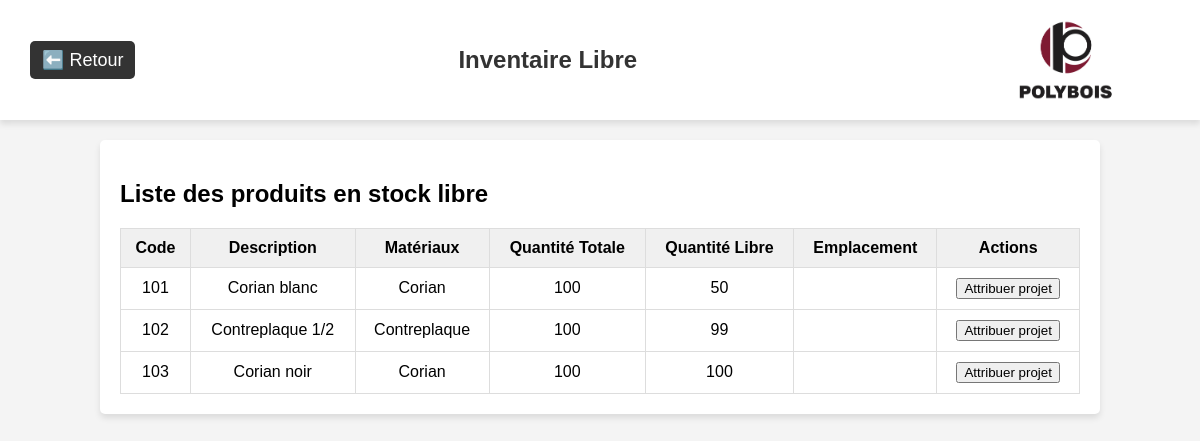
/inventaire/libre, run on the app's committed database.
### app/models/produit.py (models this page shows, shortened)
class Produit(db.Model):
    __tablename__ = 'produit'
    id = db.Column(db.Integer, primary_key=True)
    code = db.Column(db.String(50), unique=True, nullable=False)
    description = db.Column(db.String(255))
    materiaux = db.Column(db.String(100))
    categorie = db.Column(db.String(100))
    quantite = db.Column(db.Integer, default=0)
    historique = db.Column(db.Text, default='[]')  # Historique des modifications, stocké en JSON
    projets_associes = db.relationship("ProduitProjet", back_populates="produit", cascade="all, delete-orphan")
    lignes_achat = db.relationship("LigneAchat", back_populates="produit", cascade="all, delete-orphan")
    lignes_commande = db.relationship("LigneCommandeProduction", back_populates="produit", cascade="all, delete-orphan")
    stocks = db.relationship("Stock", back_populates="produit", cascade="all, delete-orphan")

### app/routes/inventaire_routes.py (the view)
@inventaire_bp.route("/libre")
def inventaire_libre():
    produits = Produit.query.all()
    produits_libres = []
    for produit in produits:
        total_attribue = sum(assoc.quantite for assoc in produit.projets_associes)
        free = produit.quantite - total_attribue
        if free > 0:
            produit.free = free
            produits_libres.append(produit)
    return render_template("inventaire_libre.html", produits=produits_libres)

### app/templates/inventaire_libre.html (shortened to what this page needs)
<!DOCTYPE html>
<html lang="fr">
<head>
</head>
<body>
  <header>
    <a class="return-link" href="/inventaire">⬅️ Retour</a>
    <h1 class="module-title">Inventaire Libre</h1>
    <img class="logo-polybois" src="{{ url_for('static', filename='images/logo.png') }}" alt="Logo Polybois">
  </header>
  <div class="container">
    <h2>Liste des produits en stock libre</h2>
    <table id="produits">
      <thead>
        <tr>
          <th>Code</th>
          <th>Description</th>
          <th>Matériaux</th>
          <th>Quantité Totale</th>
          <th>Quantité Libre</th>
          <th>Emplacement</th>
          <th>Actions</th>
        </tr>
      </thead>
      <tbody>
        {% if produits %}
          {% for produit in produits %}
            <tr>
              <td>{{ produit.code }}</td>
              <td>{{ produit.description }}</td>
              <td>{{ produit.materiaux }}</td>
              <td>{{ produit.quantite }}</td>
              <td>{{ produit.free }}</td>
              <td>{{ produit.emplacement }}</td>
              <td>
                <button onclick="attribuer_projet('{{ produit.code }}')">Attribuer projet</button>
              </td>
            </tr>
          {% endfor %}
        {% else %}
          <tr><td colspan="7">⚠️ Aucun produit libre trouvé.</td></tr>
        {% endif %}
      </tbody>
    </table>
  </div>
</body>
</html>

### app/templates/inventaire_libre.html (style rules this page uses)
body { font-family: Arial, sans-serif; background-color: #f4f4f4; margin: 0; padding: 0; }
header { background-color: white; padding: 10px 30px; display: flex; justify-content: space-between; align-items: center; height: 100px; box-shadow: 0px 4px 6px rgba(0, 0, 0, 0.1); }
.return-link { text-decoration: none; font-size: 18px; color: white; background-color: #333; padding: 8px 12px; border-radius: 5px; }
.module-title { font-size: 24px; color: #333; flex-grow: 1; text-align: center; }
.logo-polybois { height: 120px; }
.container { margin: 20px auto; width: 80%; background: white; padding: 20px; border-radius: 5px; box-shadow: 0 4px 6px rgba(0,0,0,0.1); }
table { width: 100%; border-collapse: collapse; margin-top: 20px; }
th, td { padding: 10px; border: 1px solid #ddd; text-align: center; }
th { background-color: #f0f0f0; }

### data on the page
Produit: code "101", description "Corian blanc", materiaux "Corian", quantite "100", free "50"
Produit: code "102", description "Contreplaque 1/2", materiaux "Contreplaque", quantite "100", free "99"
Produit: code "103", description "Corian noir", materiaux "Corian", quantite "100", free "100"
